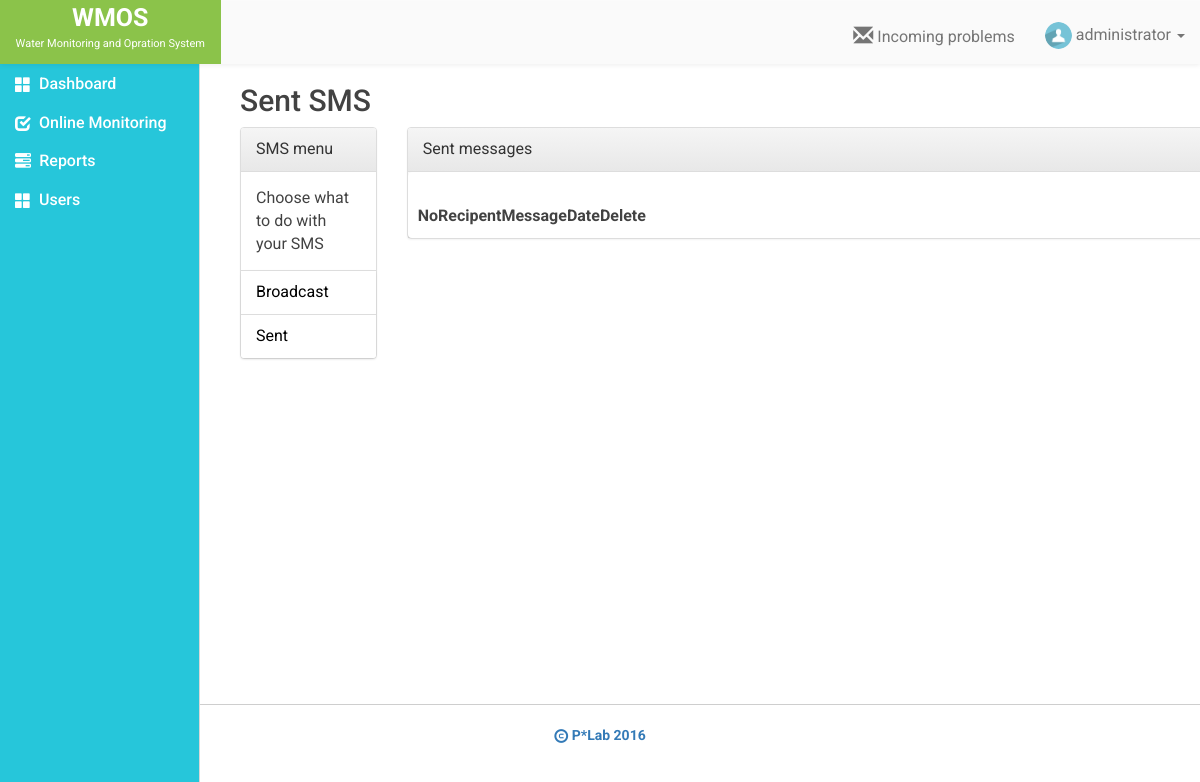
Page /sentsms.php (signed in) on the earlier database version.
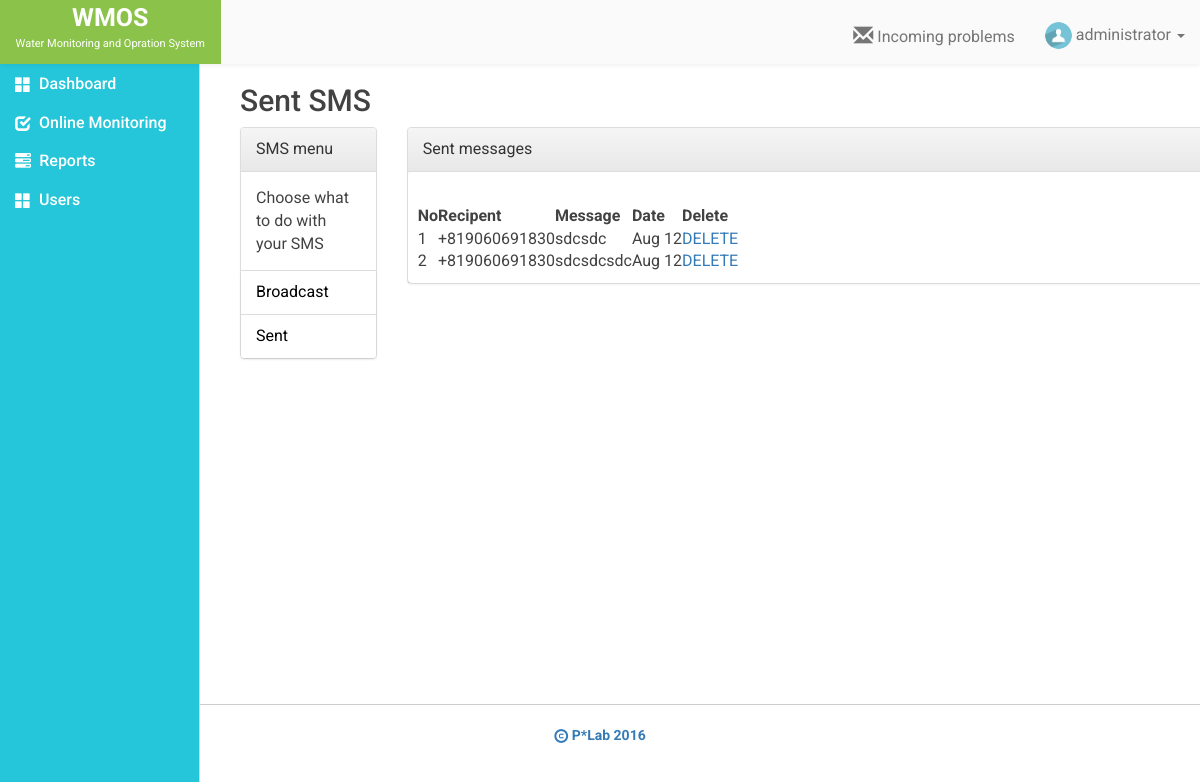
Same page on the later database version.
### tables this page shows
CREATE TABLE `sentsms` (
  `id` int(11) NOT NULL,
  `to_who` text NOT NULL,
  `from_who` varchar(100) NOT NULL,
  `message` text NOT NULL,
  `date_sent` varchar(255) NOT NULL
);

### sentsms.php (the view, shortened to what this page needs)
<?php
include 'database.php';
$sql = "SELECT * FROM sentsms ORDER BY id DESC";
$result = mysqli_query($conn,$sql) or die (mysqli_error());
$data = false;
while ($row = mysqli_fetch_assoc($result)) {
	$data[] = array(
					'to_who' 	=> $row['to_who'],
					'from_who' 		=> $row['from_who'],
					'message' 		=> $row['message'],
					'date_sent' 		=> $row['date_sent'],
					'id' 		=> $row['id'],
				);
}
 ?>
<!DOCTYPE html>
<html>
<head>
	<?php include "includes/_csslinks.php"; ?>
</head>
<body>
	<?php include 'includes/_header.php'; ?>
	<div class= "container-fluid">
		<div class="row" id="page">
			<?php include "includes/_sidebar.php"; ?>
			<div class="col-md-10 content">
				<div class=" page-title">
				<h2 class="page-tite">Sent SMS</h2>
				</div>
				<div class="row">
					<div class="col-md-2">
						<div class="panel panel-default">
							<div class="panel-heading">SMS menu</div>
							<?php include "includes/_smsmenu.php" ?>
						</div>
					</div>
					<div class="col-md-10">
						<div class="panel panel-default">
							<div class="panel-heading">Sent messages</div>
							<div class="table-responsive">
								<div class="white-data-table">
									<table  class="hover row-border compact" id="sms-table">
										<thead>
											<tr>
											    <th>No</th>
											    <th>Recipent</th>
											    <th>Message</th>
											    <th>Date</th>
											    <th>Delete</th>
											</tr>
										</thead>
										<tbody>
										<?php
					                        		$i = 1;
					                        		if ($data):
						                        		foreach ($data as $key => $value):
					                        	 ?>
											<tr>
												<td><?php echo $i ?></td>
												<td><?php echo $value['to_who'];?></td>
												<td><?php echo $value['message'];?></td>
												<td><?php echo $value['date_sent']? date("M j",$value['date_sent']):'';?></td>
												<td><a href="delete_sentsms.php?id=<?=$value['id'] ?>">DELETE</a></td>
											</tr>
											 <?php   $i++;
														endforeach;
						                           	endif;
					                             ?>
										</tbody>
									</table>
								</div>
							</div>
						</div>
					</div>
				</div>
			</div>
		</div>
		 <?php include "includes/_footer.php"; ?>
	</div>
<?php include "includes/_jslinks.php"; ?>
</body>
</html>

Differences in the rows shown:
added sentsms: to_who "+819060691830", message "sdcsdc", date_sent "Aug 12"
added sentsms: to_who "+819060691830", message "sdcsdcsdc", date_sent "Aug 12"
